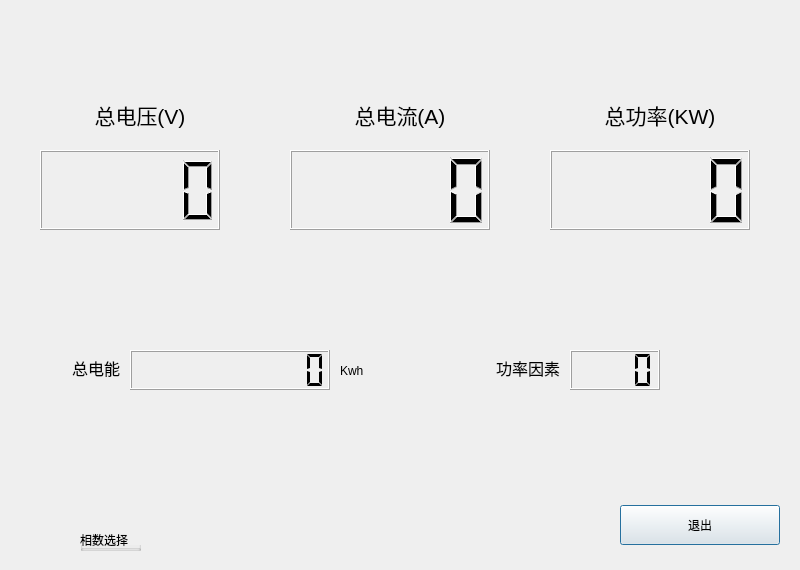
<?xml version="1.0" encoding="UTF-8"?>
<ui version="4.0">
 <class>TOTAL_MainDlg</class>
 <widget class="QDialog" name="TOTAL_MainDlg">
  <property name="geometry">
   <rect>
    <x>0</x>
    <y>0</y>
    <width>800</width>
    <height>570</height>
   </rect>
  </property>
  <property name="windowTitle">
   <string>Dialog</string>
  </property>
  <widget class="QLabel" name="label">
   <property name="geometry">
    <rect>
     <x>60</x>
     <y>90</y>
     <width>160</width>
     <height>50</height>
    </rect>
   </property>
   <property name="font">
    <font>
     <pointsize>16</pointsize>
     <weight>50</weight>
     <bold>false</bold>
    </font>
   </property>
   <property name="text">
    <string>总电压(V)</string>
   </property>
   <property name="alignment">
    <set>Qt::AlignCenter</set>
   </property>
  </widget>
  <widget class="QLCDNumber" name="volLcd">
   <property name="geometry">
    <rect>
     <x>40</x>
     <y>150</y>
     <width>180</width>
     <height>80</height>
    </rect>
   </property>
   <property name="styleSheet">
    <string notr="true"/>
   </property>
  </widget>
  <widget class="QLabel" name="label_2">
   <property name="geometry">
    <rect>
     <x>320</x>
     <y>90</y>
     <width>160</width>
     <height>50</height>
    </rect>
   </property>
   <property name="font">
    <font>
     <pointsize>16</pointsize>
     <weight>50</weight>
     <bold>false</bold>
    </font>
   </property>
   <property name="text">
    <string>总电流(A)</string>
   </property>
   <property name="alignment">
    <set>Qt::AlignCenter</set>
   </property>
  </widget>
  <widget class="QLCDNumber" name="curLcd">
   <property name="geometry">
    <rect>
     <x>290</x>
     <y>150</y>
     <width>200</width>
     <height>80</height>
    </rect>
   </property>
   <property name="styleSheet">
    <string notr="true"/>
   </property>
  </widget>
  <widget class="QLabel" name="label_3">
   <property name="geometry">
    <rect>
     <x>580</x>
     <y>90</y>
     <width>160</width>
     <height>50</height>
    </rect>
   </property>
   <property name="font">
    <font>
     <pointsize>16</pointsize>
     <weight>50</weight>
     <bold>false</bold>
    </font>
   </property>
   <property name="text">
    <string>总功率(KW)</string>
   </property>
   <property name="alignment">
    <set>Qt::AlignCenter</set>
   </property>
  </widget>
  <widget class="QLCDNumber" name="powerLcd">
   <property name="geometry">
    <rect>
     <x>550</x>
     <y>150</y>
     <width>200</width>
     <height>80</height>
    </rect>
   </property>
  </widget>
  <widget class="QLabel" name="label_4">
   <property name="geometry">
    <rect>
     <x>20</x>
     <y>350</y>
     <width>100</width>
     <height>35</height>
    </rect>
   </property>
   <property name="font">
    <font>
     <pointsize>12</pointsize>
    </font>
   </property>
   <property name="text">
    <string>总电能</string>
   </property>
   <property name="alignment">
    <set>Qt::AlignRight|Qt::AlignTrailing|Qt::AlignVCenter</set>
   </property>
  </widget>
  <widget class="QLabel" name="label_6">
   <property name="geometry">
    <rect>
     <x>460</x>
     <y>350</y>
     <width>100</width>
     <height>35</height>
    </rect>
   </property>
   <property name="font">
    <font>
     <pointsize>12</pointsize>
    </font>
   </property>
   <property name="text">
    <string>功率因素</string>
   </property>
   <property name="alignment">
    <set>Qt::AlignRight|Qt::AlignTrailing|Qt::AlignVCenter</set>
   </property>
  </widget>
  <widget class="QLCDNumber" name="tpfLcd">
   <property name="geometry">
    <rect>
     <x>570</x>
     <y>350</y>
     <width>90</width>
     <height>40</height>
    </rect>
   </property>
   <property name="numDigits">
    <number>4</number>
   </property>
   <property name="segmentStyle">
    <enum>QLCDNumber::Flat</enum>
   </property>
  </widget>
  <widget class="QLCDNumber" name="kwhLcd">
   <property name="geometry">
    <rect>
     <x>130</x>
     <y>350</y>
     <width>200</width>
     <height>40</height>
    </rect>
   </property>
   <property name="numDigits">
    <number>10</number>
   </property>
   <property name="segmentStyle">
    <enum>QLCDNumber::Flat</enum>
   </property>
  </widget>
  <widget class="QGroupBox" name="groupBox">
   <property name="geometry">
    <rect>
     <x>80</x>
     <y>530</y>
     <width>61</width>
     <height>21</height>
    </rect>
   </property>
   <property name="title">
    <string>相数选择</string>
   </property>
   <widget class="QRadioButton" name="line_1">
    <property name="geometry">
     <rect>
      <x>40</x>
      <y>20</y>
      <width>90</width>
      <height>23</height>
     </rect>
    </property>
    <property name="text">
     <string>Line 1</string>
    </property>
   </widget>
   <widget class="QRadioButton" name="line_2">
    <property name="geometry">
     <rect>
      <x>220</x>
      <y>20</y>
      <width>90</width>
      <height>23</height>
     </rect>
    </property>
    <property name="text">
     <string>Line 2</string>
    </property>
   </widget>
   <widget class="QRadioButton" name="line_3">
    <property name="geometry">
     <rect>
      <x>390</x>
      <y>20</y>
      <width>90</width>
      <height>23</height>
     </rect>
    </property>
    <property name="text">
     <string>Line 3</string>
    </property>
   </widget>
  </widget>
  <widget class="QLabel" name="label_5">
   <property name="geometry">
    <rect>
     <x>340</x>
     <y>350</y>
     <width>51</width>
     <height>41</height>
    </rect>
   </property>
   <property name="text">
    <string>Kwh</string>
   </property>
  </widget>
  <widget class="QPushButton" name="quitBtn">
   <property name="geometry">
    <rect>
     <x>620</x>
     <y>505</y>
     <width>160</width>
     <height>40</height>
    </rect>
   </property>
   <property name="text">
    <string>退出</string>
   </property>
  </widget>
 </widget>
 <tabstops>
  <tabstop>line_1</tabstop>
  <tabstop>line_2</tabstop>
  <tabstop>line_3</tabstop>
  <tabstop>quitBtn</tabstop>
 </tabstops>
 <resources/>
 <connections>
  <connection>
   <sender>quitBtn</sender>
   <signal>clicked()</signal>
   <receiver>TOTAL_MainDlg</receiver>
   <slot>close()</slot>
   <hints>
    <hint type="sourcelabel">
     <x>659</x>
     <y>557</y>
    </hint>
    <hint type="destinationlabel">
     <x>399</x>
     <y>299</y>
    </hint>
   </hints>
  </connection>
 </connections>
</ui>
